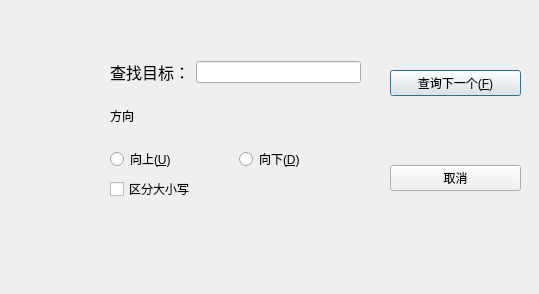
<?xml version="1.0" encoding="UTF-8"?>
<ui version="4.0">
 <class>SearshDialog</class>
 <widget class="QDialog" name="SearshDialog">
  <property name="geometry">
   <rect>
    <x>0</x>
    <y>0</y>
    <width>539</width>
    <height>294</height>
   </rect>
  </property>
  <property name="windowTitle">
   <string>查找</string>
  </property>
  <widget class="QWidget" name="">
   <property name="geometry">
    <rect>
     <x>110</x>
     <y>60</y>
     <width>251</width>
     <height>141</height>
    </rect>
   </property>
   <layout class="QVBoxLayout" name="verticalLayout_3">
    <item>
     <layout class="QVBoxLayout" name="verticalLayout">
      <item>
       <layout class="QHBoxLayout" name="horizontalLayout">
        <item>
         <widget class="QLabel" name="label">
          <property name="font">
           <font>
            <family>Agency FB</family>
            <pointsize>12</pointsize>
           </font>
          </property>
          <property name="text">
           <string>查找目标：</string>
          </property>
         </widget>
        </item>
        <item>
         <widget class="QLineEdit" name="SearshText"/>
        </item>
       </layout>
      </item>
      <item>
       <layout class="QVBoxLayout" name="verticalLayout_2">
        <item>
         <widget class="QLabel" name="label_2">
          <property name="text">
           <string>方向</string>
          </property>
         </widget>
        </item>
        <item>
         <layout class="QHBoxLayout" name="horizontalLayout_2">
          <item>
           <widget class="QRadioButton" name="rbUp">
            <property name="text">
             <string>向上(&amp;U)</string>
            </property>
           </widget>
          </item>
          <item>
           <widget class="QRadioButton" name="rbDown">
            <property name="text">
             <string>向下(&amp;D)</string>
            </property>
           </widget>
          </item>
         </layout>
        </item>
       </layout>
      </item>
     </layout>
    </item>
    <item>
     <widget class="QCheckBox" name="cbCase">
      <property name="text">
       <string>区分大小写</string>
      </property>
     </widget>
    </item>
   </layout>
  </widget>
  <widget class="QWidget" name="">
   <property name="geometry">
    <rect>
     <x>390</x>
     <y>70</y>
     <width>131</width>
     <height>121</height>
    </rect>
   </property>
   <layout class="QVBoxLayout" name="verticalLayout_4">
    <item>
     <widget class="QPushButton" name="btFindNext">
      <property name="text">
       <string>查询下一个(&amp;F)</string>
      </property>
     </widget>
    </item>
    <item>
     <spacer name="verticalSpacer_2">
      <property name="orientation">
       <enum>Qt::Vertical</enum>
      </property>
      <property name="sizeHint" stdset="0">
       <size>
        <width>20</width>
        <height>40</height>
       </size>
      </property>
     </spacer>
    </item>
    <item>
     <widget class="QPushButton" name="btCancel">
      <property name="text">
       <string>取消</string>
      </property>
     </widget>
    </item>
   </layout>
  </widget>
 </widget>
 <resources/>
 <connections/>
</ui>
